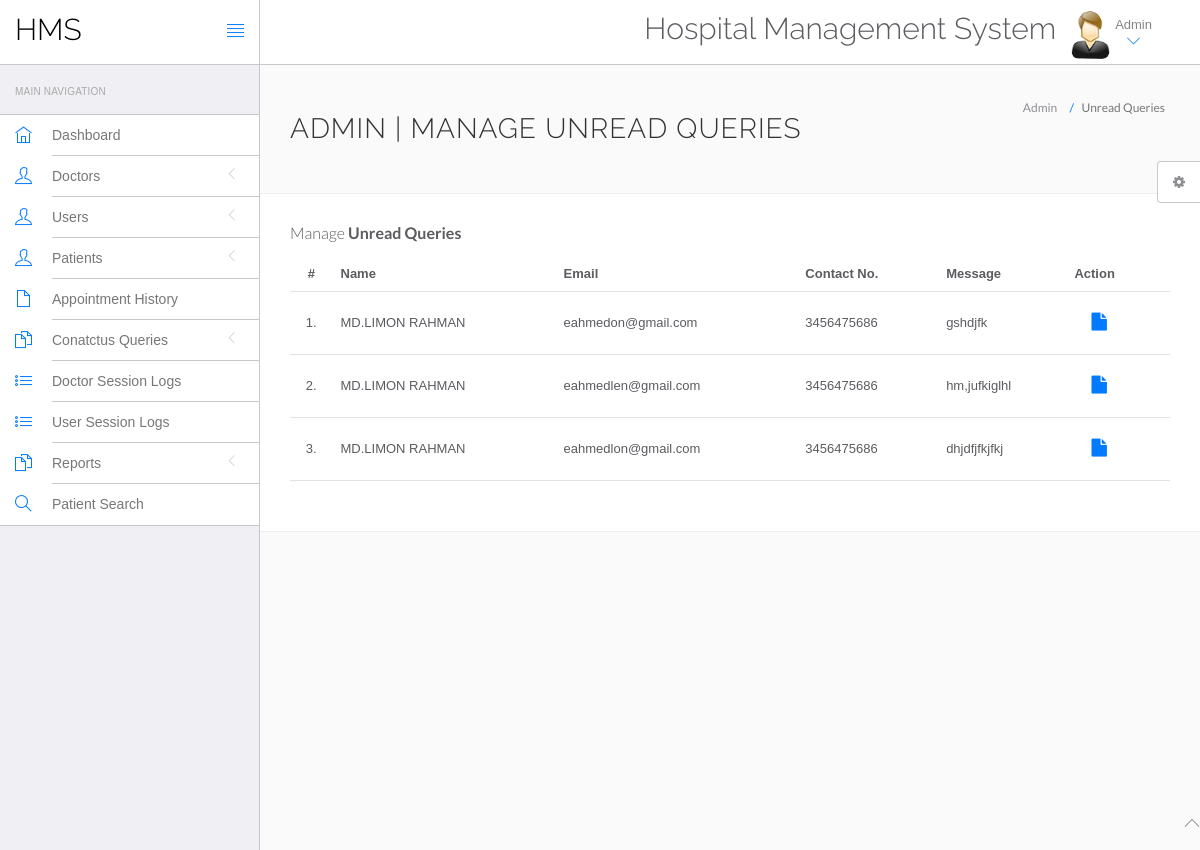
Page /hospital/hms/admin/unread-queries.php (signed in) on the committed database.
### tables this page shows
CREATE TABLE `tblcontactus` (
  `id` int(11) NOT NULL,
  `fullname` varchar(255) DEFAULT NULL,
  `email` varchar(255) DEFAULT NULL,
  `contactno` bigint(12) DEFAULT NULL,
  `message` mediumtext DEFAULT NULL,
  `PostingDate` timestamp NULL DEFAULT current_timestamp(),
  `AdminRemark` mediumtext DEFAULT NULL,
  `LastupdationDate` timestamp NULL DEFAULT NULL ON UPDATE current_timestamp(),
  `IsRead` int(11) DEFAULT NULL
);

### hospital/hms/admin/unread-queries.php (the view, shortened to what this page needs)
<?php
include('include/config.php');
?>
<!DOCTYPE html>
<html lang="en">
	<head>
		<link rel="stylesheet" href="vendor/bootstrap/css/bootstrap.min.css">
		<link rel="stylesheet" href="vendor/fontawesome/css/font-awesome.min.css">
		<link rel="stylesheet" href="vendor/themify-icons/themify-icons.min.css">
		<link href="vendor/animate.css/animate.min.css" rel="stylesheet" media="screen">
		<link href="vendor/perfect-scrollbar/perfect-scrollbar.min.css" rel="stylesheet" media="screen">
		<link href="vendor/switchery/switchery.min.css" rel="stylesheet" media="screen">
		<link href="vendor/bootstrap-touchspin/jquery.bootstrap-touchspin.min.css" rel="stylesheet" media="screen">
		<link href="vendor/select2/select2.min.css" rel="stylesheet" media="screen">
		<link href="vendor/bootstrap-datepicker/bootstrap-datepicker3.standalone.min.css" rel="stylesheet" media="screen">
		<link href="vendor/bootstrap-timepicker/bootstrap-timepicker.min.css" rel="stylesheet" media="screen">
		<link rel="stylesheet" href="assets/css/styles.css">
		<link rel="stylesheet" href="assets/css/plugins.css">
		<link rel="stylesheet" href="assets/css/themes/theme-1.css" id="skin_color" />
	</head>
	<body>
		<div id="app">
<?php include('include/sidebar.php');?>
			<div class="app-content">
						<?php include('include/header.php');?>
				<div class="main-content" >
					<div class="wrap-content container" id="container">
						<section id="page-title">
							<div class="row">
								<div class="col-sm-8">
									<h1 class="mainTitle">Admin | Manage Unread Queries</h1>
																	</div>
								<ol class="breadcrumb">
									<li>
										<span>Admin</span>
									</li>
									<li class="active">
										<span>Unread Queries</span>
									</li>
								</ol>
							</div>
						</section>
						<div class="container-fluid container-fullw bg-white">
									<div class="row">
								<div class="col-md-12">
									<h5 class="over-title margin-bottom-15">Manage <span class="text-bold">Unread Queries</span></h5>
									<table class="table table-hover" id="sample-table-1">
										<thead>
											<tr>
												<th class="center">#</th>
												<th>Name</th>
												<th class="hidden-xs">Email</th>
												<th>Contact No. </th>
												<th>Message </th>
												<th>Action</th>
											</tr>
										</thead>
										<tbody>
<?php
$sql=mysqli_query($con,"select * from tblcontactus where IsRead is null");
$cnt=1;
while($row=mysqli_fetch_array($sql))
{
?>
											<tr>
												<td class="center"><?php echo $cnt;?>.</td>
												<td class="hidden-xs"><?php echo $row['fullname'];?></td>
												<td><?php echo $row['email'];?></td>
												<td><?php echo $row['contactno'];?></td>
												<td><?php echo $row['message'];?></td>
												<td >
												<div class="visible-md visible-lg hidden-sm hidden-xs">
							<a href="query-details.php?id=<?php echo $row['id'];?>" class="btn btn-transparent btn-lg" title="View Details"><i class="fa fa-file"></i></a>
												</div>
												</td>
											</tr>
											<?php
$cnt=$cnt+1;
											 }?>
										</tbody>
									</table>
								</div>
							</div>
								</div>
							</div>
						</div>
					</div>
				</div>
	<?php include('include/footer.php');?>
	<?php include('include/setting.php');?>
	</body>
</html>

### hospital/hms/admin/assets/css/themes/theme-1.css (style rules this page uses)
body { background: #FAFAFA; }

### rows in the picture
tblcontactus: fullname "MD.LIMON RAHMAN", email "eahmedon@gmail.com", contactno "3456475686", message "gshdjfk"
tblcontactus: fullname "MD.LIMON RAHMAN", email "eahmedlen@gmail.com", contactno "3456475686", message "hm,jufkiglhl"
tblcontactus: fullname "MD.LIMON RAHMAN", email "eahmedlon@gmail.com", contactno "3456475686", message "dhjdfjfkjfkj"
